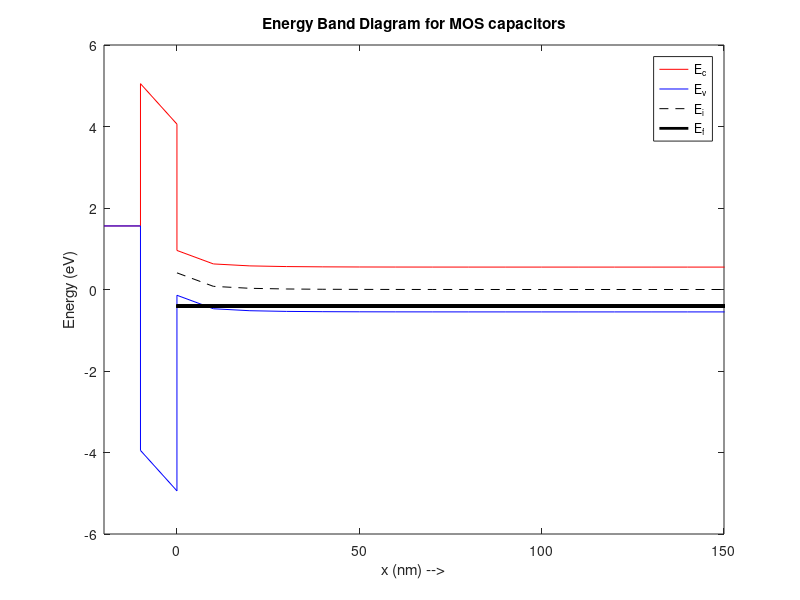
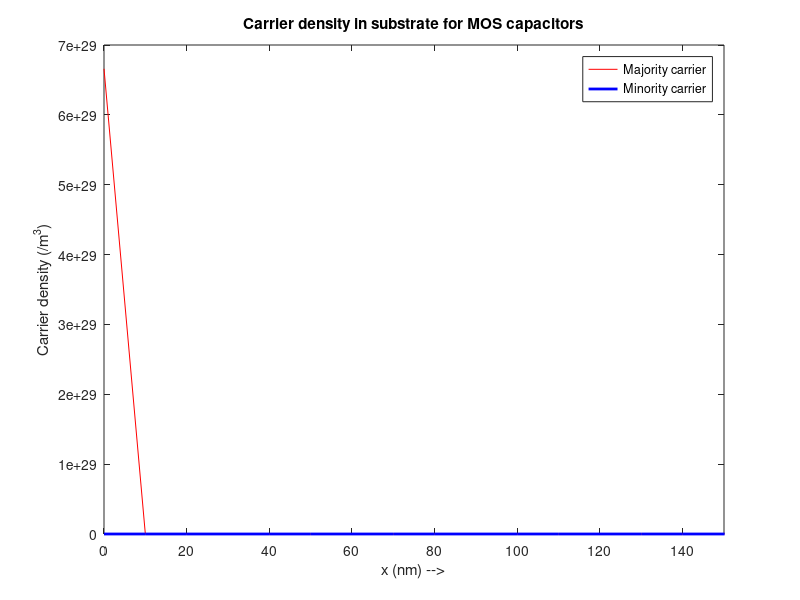

MATLAB code to generate these figures, in order:
% This Poisson Solver calculates electrostatic parameters and plots the
% Energy Band Diagram based on the following inputs
% a) Metal Workfunction
% b) Oxide Thickness
% c) Substrate doping
% d) psi_s (Surface band bending in the substrate)

clear;
close all;
clc;

%% Inputs
% Give the inputs here (if default values are not used)

phi_m = -0.2532e-19;         % Metal_Workfunction in eV 
t_ox = 10e-9;                % Oxide_Thickness in m 
N_sub = -1e17*1e6;           % Substrate_doping in /m^3 
                            %-ve for p-substrate(NMOS), +ve for n-substrate(PMOS)

psi_s = -0.4085;              % Surface_band_bending in V  %Option 2 

%% Parameters

% Constants
q = 1.6e-19;
eps_0 = 8.85e-12;
Vt = 26e-3;               %thermal voltage

% Substrate Parameters
k_si = 12;                  %realtive permitivitty of silicon substrate
ni = 1.5e10*1e6;            %Intrinsic carrier density ( /cm^3)    
Eg = 1.1*q;                 %Band gap of silicon
Ea=4.05*q;                  %electron affinity for substrate
L_sub = 1e-6;
eps_si = k_si*eps_0;        %permitivitty of silicon substrate

%calculate mobile carriers (n and p) for substrate
if N_sub< 0 
    psub = abs(N_sub); nsub = ni^2/abs(N_sub);
elseif N_sub>0
    psub = ni^2/N_sub; nsub = N_sub;
else
    psub = ni; nsub = ni;
end

% Oxide parameters
k_ox = 4;
Eg_ox = 9*q;                % band gap of oxide
eps_ox = k_ox*eps_0;        % permitivitty of SiO2
Ec_off = 3.1*q;             % conduction band offset

% Metal parameters
t_m = 10e-9;
phi_b = -sign(N_sub)*Vt*log(abs(N_sub)/ni);      %Ei-Ef for semiconductor
phi_sub=(Ea+Eg/2+phi_b)*q;                           %work function for substrate
V_fb = (phi_m-phi_sub)/q;                          %flatband voltage

% Solver
dx = 10e-9;             % Meshing size
NRmax = 10;             % Maximum NR iterations
tol = 1e-6;             % Error tolerance in potential

%% Solver
%Mesh
x = 0:dx:L_sub;
N = length(x);

%Newton Raphson Matrices

A = -2*diag(ones(1,N) , 0)+ 1*diag(ones(1,N-1),1)+ 1*diag(ones(1,N-1),-1);
A(1,:) = 0; A(1,1) = 1;
A(N,:) = 0; A(N,N) = 1;

b = zeros(N,1);
b(1) = psi_s; b(N) = 0;

psi = zeros(N,1);               % Option 1 for defining the initial guess
%psi = A\b;                     % Option 2 for defining the initial guess

%Newton Raphson iterations
for i = 1:NRmax
    
    p = psub*exp(-psi/Vt);
    n = nsub*exp(psi/Vt);
    rho = q*(N_sub + p - n);
    b = -rho/eps_si * dx^2;
    b(1) = psi_s; b(N) = 0;
    f = A*psi - b;
    
    % Jacobian Matrix
    delp = -1/Vt * p;
    deln = 1/Vt * n;
    delrho = q*(delp-deln);
    delb = -delrho/eps_si * dx^2;
    delb(1) = 0; delb(N) = 0;
    J = A - diag(delb);
    dV = -J\f;
    
    if max(abs(dV))<tol            % If the change is lower than the tolerance then stop the iterations
        break;
    end
    
    psi = psi+dV;
end


%% Addition of Oxide

E_surface = -(psi(2) - psi(1))/dx;      % Electric field at surface = -d(psi)/dx
E_ox = E_surface*(eps_si/eps_ox);       % Equal displacement vectors across the interface
x_ox = -t_ox:dx:0;                      % Mesh in oxide region
psi_ox = psi(1) - E_ox*x_ox;
V_ox = E_ox*t_ox;                       % Voltage drop across the oxide

%% Band Diagram

% Here we will take the intrinsic level in the substrate to be reference

% Energy bands in substrate
Ei_band = -q*psi;
Ec_band = Ei_band + Eg/2;               % Conduction band
Ev_band = Ei_band - Eg/2;               % Valence band
Ef_band = (Ei_band(end) - q*phi_b)*ones(length(Ei_band));       % Fermi level

% Energy bands in Oxide
Ec_ox_band = -q*psi_ox + Ec_off+ Eg/2;
Ev_ox_band = Ec_ox_band - Eg_ox;

Vg = V_fb + V_ox + psi_s;               % Voltage drop
Em_band = (Ef_band(end) - q*Vg)*ones(size(Ec_ox_band));          % Because q*Vg = Em - Ef
x_m = -t_ox-t_m:dx:-t_ox;               % Meshing in metal layer

figure(1); plot([x_m x_ox x]*1e9 ,[Em_band' ; Ec_ox_band' ; Ec_band]/q , 'r',[x_m x_ox x]*1e9 , [Em_band'; Ev_ox_band'; Ev_band]/q ,'b',x*1e9,Ei_band/q,'k--',x*1e9,Ef_band/q,'k','LineWidth' , 2);
xlim([-20,150])
axes.LineWidth = 1; Axes.FontSize = 18; axes.FontWeight = 'bold'; axes.Box = 'on';
xlabel('x (nm) -->'); ylabel('Energy (eV)');
leg = legend('E_c','E_v','E_i','E_f');
title("Energy Band Diagram for MOS capacitors")


%% Plot of carrier density

if N_sub < 0
    maj = p;
    min = n;
else
    maj = n;
    min = p;
end

figure(2); plot(x*1e9 , maj , 'r' , x*1e9 , min ,'b','LineWidth' , 2);
xlim([0,150])
axes.LineWidth = 1; Axes.FontSize = 18; axes.FontWeight = 'bold'; axes.Box = 'on';
xlabel('x (nm) -->'); ylabel('Carrier density (/m^3)');
leg = legend('Majority carrier','Minority carrier');
title("Carrier density in substrate for MOS capacitors")







    




    